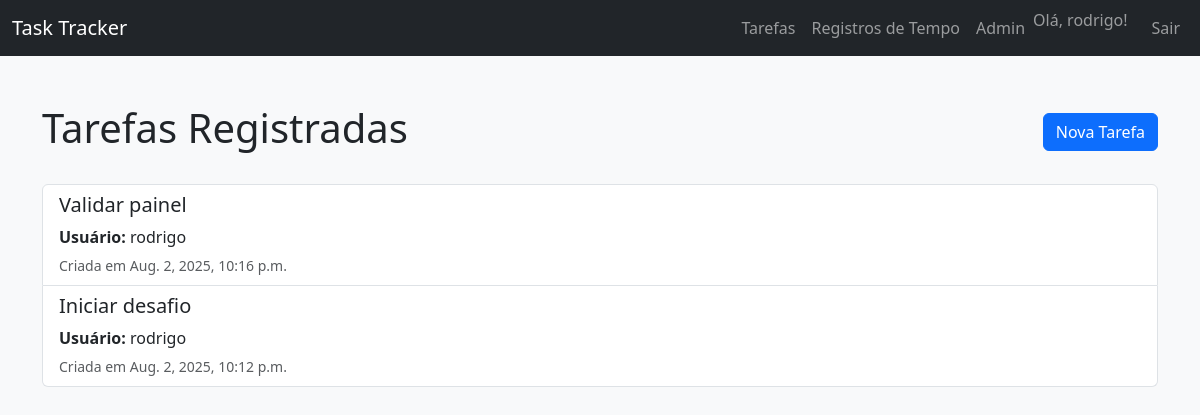
Page /tasks/ (signed in) on the earlier database version.
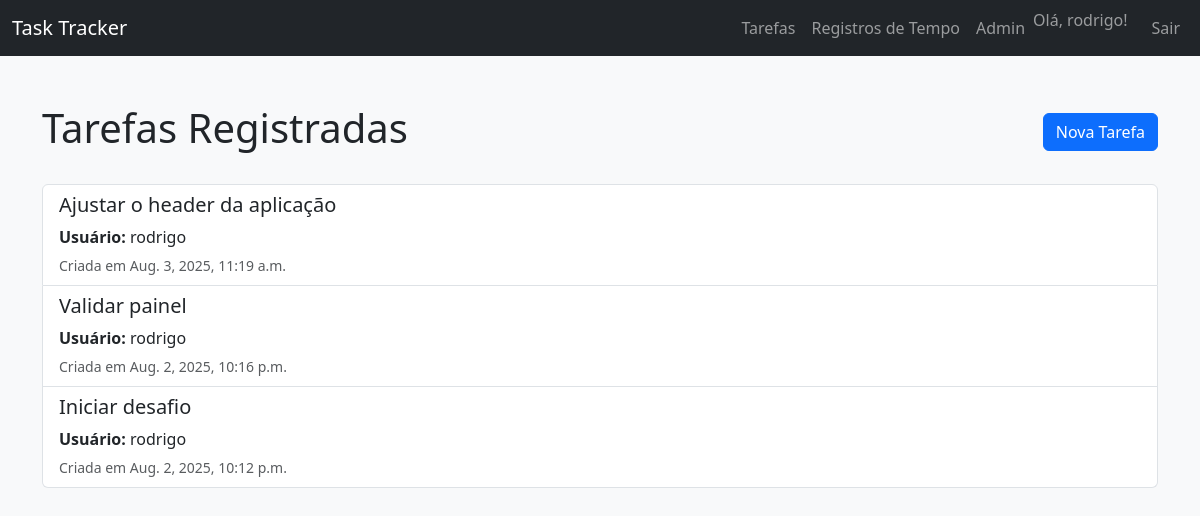
Same page on the later database version.
### timetracker/models.py (models this page shows, shortened)
class Task(models.Model):
    user = models.ForeignKey(
        User,
        on_delete=models.CASCADE,
        related_name='tasks',
        verbose_name='Usuário'
    )
    created_at = models.DateTimeField(
        auto_now_add=True,
        verbose_name='Criado em'
    )
    description = models.TextField(
        verbose_name='Descrição'
    )
    class Meta:
        ordering = ['-created_at']
        verbose_name = 'Tarefa'
        verbose_name_plural = 'Tarefas'

### timetracker/views.py (the view)
# urls.py: path('tasks/', list_tasks, name='list_tasks'),
@login_required
def list_tasks(request):
    tasks = Task.objects.filter(user=request.user).select_related('user')
    return render(request, 'timetracker/task_list.html', {'tasks': tasks})

### timetracker/templates/timetracker/task_list.html (shortened to what this page needs)
{% extends "timetracker/base.html" %}
{% block content %}
<div class="mt-5">
    <div class="d-flex justify-content-between align-items-center mb-4">
        <h1>Tarefas Registradas</h1>
        <a href="{% url 'create_task' %}" class="btn btn-primary">
             Nova Tarefa
        </a>
    </div>
    {% if tasks %}
        <div class="list-group">
            {% for task in tasks %}
                <div class="list-group-item">
                    <h5>{{ task.description }}</h5>
                    <p class="mb-1"><strong>Usuário:</strong> {{ task.user.username }}</p>
                    <small class="text-muted">Criada em {{ task.created_at }}</small>
                </div>
            {% endfor %}
        </div>
    {% endif %}
</div>
{% endblock %}

Differences in the rows shown:
added Task: description "Ajustar o header da aplicação", user.username "rodrigo", created_at "Aug. 3, 2025, 11:19 a.m."
